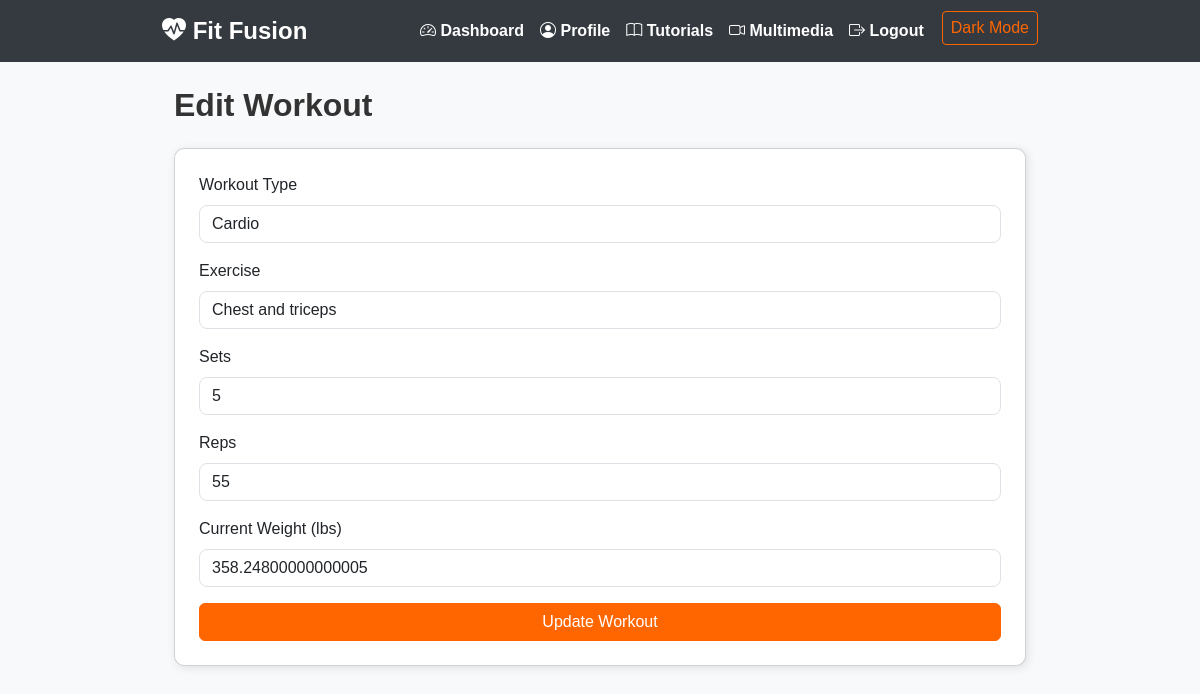
Page /edit_workout/3 (signed in) on the committed database.
### app.py (models this page shows)
class WorkoutLog(db.Model):
    id = db.Column(db.Integer, primary_key=True)
    user_id = db.Column(db.Integer, db.ForeignKey('user.id'), nullable=False)
    workout_type = db.Column(db.String(50), nullable=False)
    exercise = db.Column(db.String(100), nullable=False)
    sets = db.Column(db.Integer, nullable=False)
    reps = db.Column(db.Integer, nullable=False)
    weight = db.Column(db.Float, nullable=True)  # Stored in kg
    date = db.Column(db.DateTime, default=datetime.utcnow)
    user = db.relationship('User', backref=db.backref('workouts', lazy=True))

### app.py (the view, shortened to what this page needs)
@app.route('/edit_workout/<int:workout_id>', methods=['GET', 'POST'])
def edit_workout(workout_id):
    if 'user_id' not in session:
        flash('Please log in to edit workouts.', 'warning')
        return redirect(url_for('login'))
    workout = WorkoutLog.query.get_or_404(workout_id)
    if workout.user_id != session['user_id']:
        flash('Unauthorized action.', 'danger')
        return redirect(url_for('dashboard'))
    return render_template('edit_workout.html', workout=workout)

### templates/edit_workout.html (shortened to what this page needs)
{% extends "base.html" %}
{% block content %}
<div class="container mt-4">
  <h2 class="mb-4">Edit Workout</h2>
  <div class="card p-4">
    <form method="POST" action="{{ url_for('edit_workout', workout_id=workout.id) }}">
      <div class="mb-3">
        <label class="form-label">Workout Type</label>
        <select name="workout_type" class="form-control">
          <option value="Cardio" {% if workout.workout_type == 'Cardio' %}selected{% endif %}>Cardio</option>
        </select>
      </div>
      <div class="mb-3">
        <label class="form-label">Exercise</label>
        <input type="text" name="exercise" class="form-control" value="{{ workout.exercise }}" required>
      </div>
      <div class="mb-3">
        <label class="form-label">Sets</label>
        <input type="number" name="sets" class="form-control" value="{{ workout.sets }}" required>
      </div>
      <div class="mb-3">
        <label class="form-label">Reps</label>
        <input type="number" name="reps" class="form-control" value="{{ workout.reps }}" required>
      </div>
      <div class="mb-3">
        <label class="form-label">Current Weight (lbs)</label>
        <input type="number" step="0.1" name="weight" class="form-control" value="{{ workout.weight * 2.20462 | round(1) if workout.weight else '' }}">
      </div>
      <button type="submit" class="btn btn-primary w-100">Update Workout</button>
    </form>
  </div>
</div>
{% endblock %}

### templates/base.html (style rules this page uses)
body { background-color: #f8f9fa; font-family: 'Arial', sans-serif; transition: background-color 0.3s, color 0.3s; }
.container { max-width: 900px; }
.card { box-shadow: 2px 2px 10px rgba(0, 0, 0, 0.1); border-radius: 10px; transition: background-color 0.3s, border-color 0.3s; }
.btn-primary { background-color: #ff6600; border-color: #ff6600; }
.form-control, .form-select { border-radius: 8px; }
h2, h3 { font-weight: bold; color: #333; transition: color 0.3s; }

### rows in the picture
WorkoutLog: workout_type "Cardio", exercise "Chest and triceps", sets "5", reps "55", weight "358.24800000000005"
